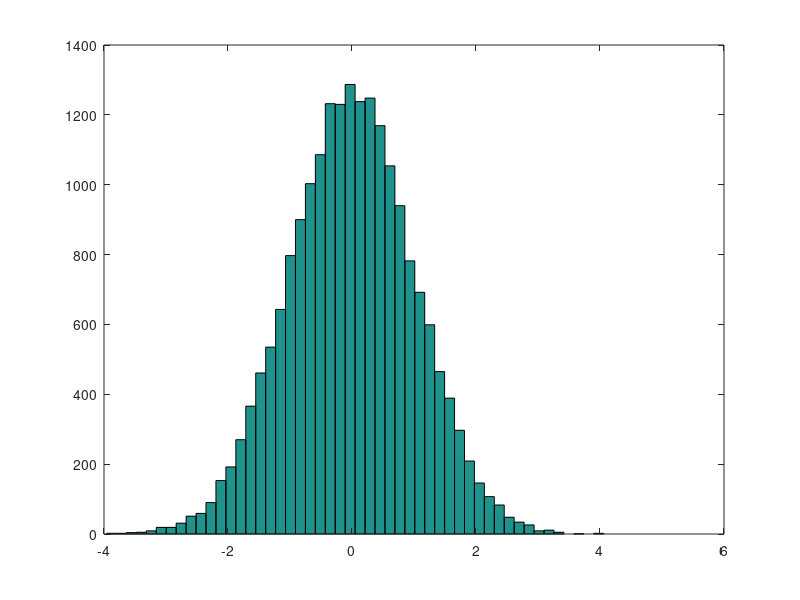
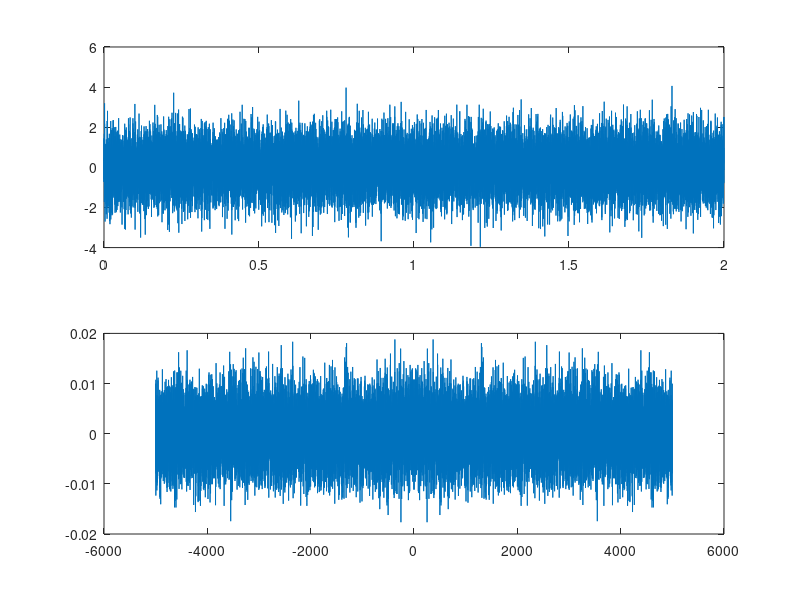
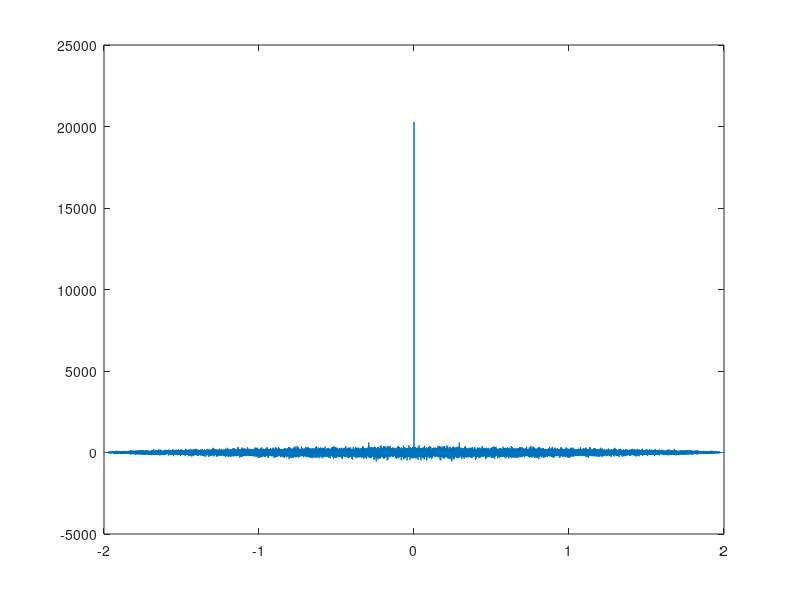
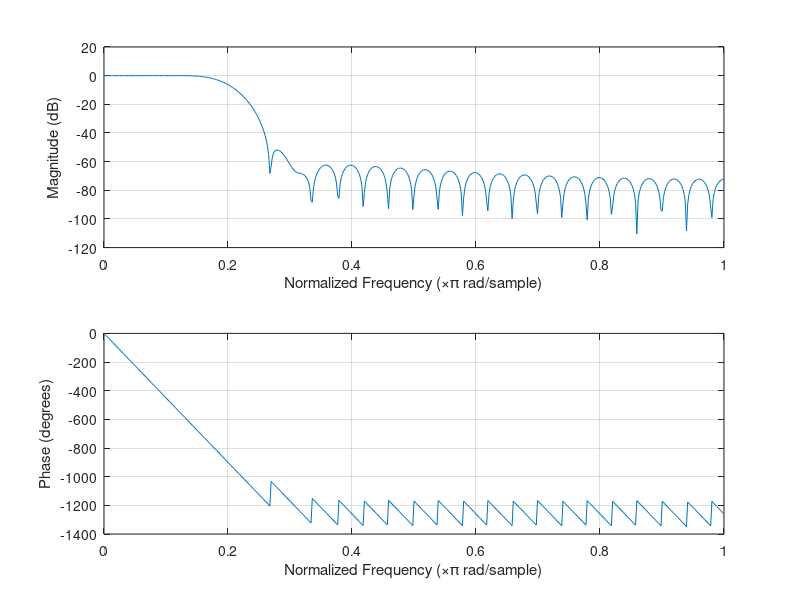

Here is the MATLAB script that generated these plots, in order:
pkg load signal;
clc
clear all
close all

% Gerar um vetor representando um ruído com distribuição
% normal utilizando a função 'randn' do matlab. Gere 1 segundo
% de ruído considerando um tempo de amostragem de 1/10k.

fs = 10e3;
Ts = 1/fs;
t_final = 2;
t = 0:Ts:t_final-Ts; % Vetor de tempo

ruido = randn(size(t));

% Plotar o histograma do ruído para observar a distribuição
% Gaussiana. Utilizar a função 'histogram'
figure(1);
% histogram(ruido, 50);
hist(ruido, 50);

% Plotar o ruído no domínio do tempo e da frequência
figure(2);
subplot(2,1,1);
plot(t, ruido);

passo_f = 1/t_final;
f = (-fs/2) : passo_f : (fs/2 - passo_f);

subplot(2,1,2);
Ruido_f = fft(ruido) / length(ruido);
Ruido_f = fftshift(Ruido_f);
plot(f, Ruido_f);

% Utilizando a função 'xcorr', plote a função de autocorrelação do ruído
figure(3);
autocorrelacao = xcorr(ruido);
t_autocorr = (-length(ruido)+1:length(ruido)-1) * Ts;
plot(t_autocorr, autocorrelacao);

% Utilizando a função 'filtro=fir1(50,(1000*2)/fs)',
% realize uma operação de filtragem passa baixa do ruído.
filtro = fir1(50, (1000*2)/fs);
figure(4);
freqz(filtro);

% Plote, no domínio do tempo e da frequência, a saída
% do filtro e o histograma do sinal filtrado.
% Aplicar o filtro ao sinal de ruído
sinal_filtrado = filter(filtro, 1, ruido);

% Plotar a saída do filtro no domínio do tempo e da frequência
figure(5);
subplot(2,1,1);
plot(t, sinal_filtrado);
title('Sinal Filtrado (Domínio do Tempo)');

subplot(2,1,2);
Sinal_filtrado_f = fft(sinal_filtrado) / length(sinal_filtrado);
plot(f, fftshift(abs(Sinal_filtrado_f)));
title('Sinal Filtrado (Domínio da Frequência)');
xlabel('Frequência (Hz)');
ylabel('Magnitude');

grid on;

% Plotar o histograma do sinal filtrado
figure(6);
hist(sinal_filtrado, 500);
title('Histograma do Sinal Filtrado');